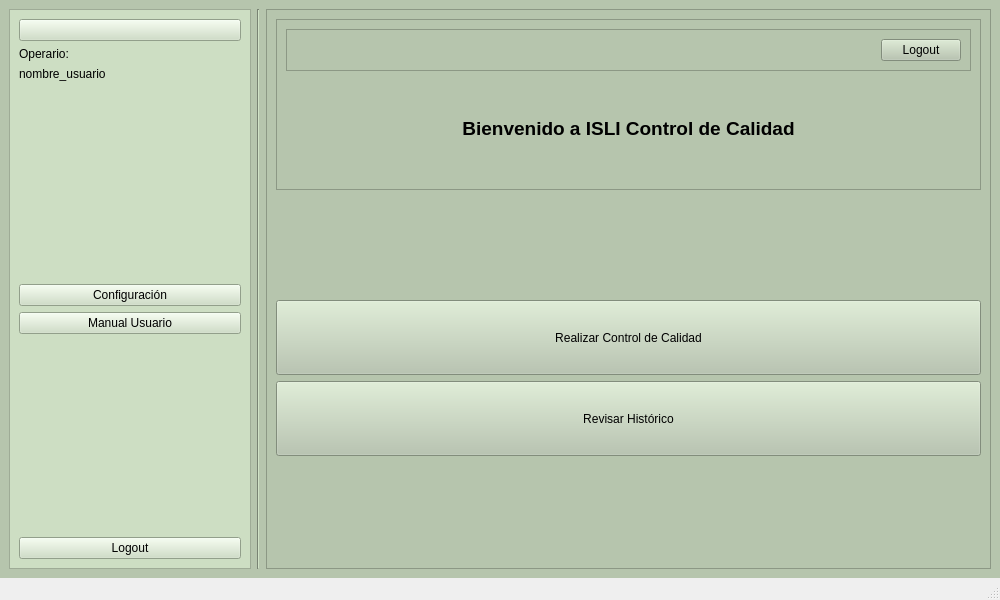
<?xml version="1.0" encoding="UTF-8"?>
<ui version="4.0">
 <class>MainWindow</class>
 <widget class="QMainWindow" name="MainWindow">
  <property name="geometry">
   <rect>
    <x>0</x>
    <y>0</y>
    <width>1000</width>
    <height>600</height>
   </rect>
  </property>
  <property name="windowTitle">
   <string>MainWindow</string>
  </property>
  <widget class="QWidget" name="centralwidget">
   <property name="styleSheet">
    <string notr="true">background-color: rgb(182, 197, 173);</string>
   </property>
   <layout class="QHBoxLayout" name="horizontalLayout_4">
    <item>
     <layout class="QHBoxLayout" name="horizontalLayout_5" stretch="1,0,3">
      <property name="sizeConstraint">
       <enum>QLayout::SizeConstraint::SetMaximumSize</enum>
      </property>
      <item>
       <widget class="QFrame" name="barra_izq_frame">
        <property name="styleSheet">
         <string notr="true">background-color: rgb(205, 222, 195);</string>
        </property>
        <property name="frameShape">
         <enum>QFrame::Shape::StyledPanel</enum>
        </property>
        <property name="frameShadow">
         <enum>QFrame::Shadow::Raised</enum>
        </property>
        <layout class="QVBoxLayout" name="verticalLayout_5">
         <item>
          <widget class="QPushButton" name="pushButton_15">
           <property name="text">
            <string/>
           </property>
           <property name="icon">
            <iconset>
             <normaloff>logo_isli.png</normaloff>logo_isli.png</iconset>
           </property>
           <property name="iconSize">
            <size>
             <width>150</width>
             <height>150</height>
            </size>
           </property>
          </widget>
         </item>
         <item>
          <widget class="QLabel" name="label_2">
           <property name="text">
            <string>Operario:</string>
           </property>
          </widget>
         </item>
         <item>
          <widget class="QLabel" name="label_3">
           <property name="text">
            <string>nombre_usuario</string>
           </property>
          </widget>
         </item>
         <item>
          <spacer name="verticalSpacer">
           <property name="orientation">
            <enum>Qt::Orientation::Vertical</enum>
           </property>
           <property name="sizeHint" stdset="0">
            <size>
             <width>20</width>
             <height>40</height>
            </size>
           </property>
          </spacer>
         </item>
         <item>
          <widget class="QPushButton" name="pushButton">
           <property name="text">
            <string>Configuración</string>
           </property>
          </widget>
         </item>
         <item>
          <widget class="QPushButton" name="pushButton_14">
           <property name="minimumSize">
            <size>
             <width>2</width>
             <height>9</height>
            </size>
           </property>
           <property name="text">
            <string>Manual Usuario</string>
           </property>
          </widget>
         </item>
         <item>
          <spacer name="verticalSpacer_6">
           <property name="orientation">
            <enum>Qt::Orientation::Vertical</enum>
           </property>
           <property name="sizeHint" stdset="0">
            <size>
             <width>20</width>
             <height>40</height>
            </size>
           </property>
          </spacer>
         </item>
         <item>
          <widget class="QPushButton" name="pushButton_3">
           <property name="text">
            <string>Logout</string>
           </property>
          </widget>
         </item>
        </layout>
       </widget>
      </item>
      <item>
       <widget class="Line" name="line">
        <property name="orientation">
         <enum>Qt::Orientation::Vertical</enum>
        </property>
       </widget>
      </item>
      <item>
       <widget class="QFrame" name="ventana_dcha">
        <property name="frameShape">
         <enum>QFrame::Shape::StyledPanel</enum>
        </property>
        <property name="frameShadow">
         <enum>QFrame::Shadow::Raised</enum>
        </property>
        <layout class="QVBoxLayout" name="verticalLayout_6">
         <item>
          <widget class="QFrame" name="frame_3">
           <property name="frameShape">
            <enum>QFrame::Shape::StyledPanel</enum>
           </property>
           <property name="frameShadow">
            <enum>QFrame::Shadow::Raised</enum>
           </property>
           <layout class="QVBoxLayout" name="verticalLayout">
            <item>
             <widget class="QFrame" name="logout_frame">
              <property name="styleSheet">
               <string notr="true"/>
              </property>
              <property name="frameShape">
               <enum>QFrame::Shape::StyledPanel</enum>
              </property>
              <property name="frameShadow">
               <enum>QFrame::Shadow::Raised</enum>
              </property>
              <layout class="QHBoxLayout" name="horizontalLayout">
               <item>
                <spacer name="horizontalSpacer">
                 <property name="orientation">
                  <enum>Qt::Orientation::Horizontal</enum>
                 </property>
                 <property name="sizeHint" stdset="0">
                  <size>
                   <width>40</width>
                   <height>20</height>
                  </size>
                 </property>
                </spacer>
               </item>
               <item>
                <widget class="QPushButton" name="pushButton_2">
                 <property name="text">
                  <string>Logout</string>
                 </property>
                </widget>
               </item>
              </layout>
             </widget>
            </item>
            <item>
             <spacer name="verticalSpacer_5">
              <property name="orientation">
               <enum>Qt::Orientation::Vertical</enum>
              </property>
              <property name="sizeHint" stdset="0">
               <size>
                <width>20</width>
                <height>40</height>
               </size>
              </property>
             </spacer>
            </item>
            <item>
             <widget class="QLabel" name="label">
              <property name="font">
               <font>
                <pointsize>14</pointsize>
                <bold>true</bold>
               </font>
              </property>
              <property name="text">
               <string>Bienvenido a ISLI Control de Calidad</string>
              </property>
              <property name="alignment">
               <set>Qt::AlignmentFlag::AlignCenter</set>
              </property>
             </widget>
            </item>
            <item>
             <spacer name="verticalSpacer_2">
              <property name="orientation">
               <enum>Qt::Orientation::Vertical</enum>
              </property>
              <property name="sizeHint" stdset="0">
               <size>
                <width>20</width>
                <height>40</height>
               </size>
              </property>
             </spacer>
            </item>
           </layout>
          </widget>
         </item>
         <item>
          <spacer name="verticalSpacer_4">
           <property name="orientation">
            <enum>Qt::Orientation::Vertical</enum>
           </property>
           <property name="sizeHint" stdset="0">
            <size>
             <width>20</width>
             <height>40</height>
            </size>
           </property>
          </spacer>
         </item>
         <item>
          <widget class="QPushButton" name="pushButton_16">
           <property name="minimumSize">
            <size>
             <width>0</width>
             <height>75</height>
            </size>
           </property>
           <property name="maximumSize">
            <size>
             <width>16777215</width>
             <height>16777215</height>
            </size>
           </property>
           <property name="text">
            <string>Realizar Control de Calidad</string>
           </property>
          </widget>
         </item>
         <item>
          <widget class="QPushButton" name="pushButton_17">
           <property name="minimumSize">
            <size>
             <width>0</width>
             <height>75</height>
            </size>
           </property>
           <property name="text">
            <string>Revisar Histórico</string>
           </property>
          </widget>
         </item>
         <item>
          <spacer name="verticalSpacer_3">
           <property name="orientation">
            <enum>Qt::Orientation::Vertical</enum>
           </property>
           <property name="sizeHint" stdset="0">
            <size>
             <width>20</width>
             <height>40</height>
            </size>
           </property>
          </spacer>
         </item>
        </layout>
       </widget>
      </item>
     </layout>
    </item>
   </layout>
  </widget>
  <widget class="QMenuBar" name="menubar">
   <property name="geometry">
    <rect>
     <x>0</x>
     <y>0</y>
     <width>1000</width>
     <height>30</height>
    </rect>
   </property>
  </widget>
  <widget class="QStatusBar" name="statusbar"/>
 </widget>
 <resources/>
 <connections/>
</ui>
